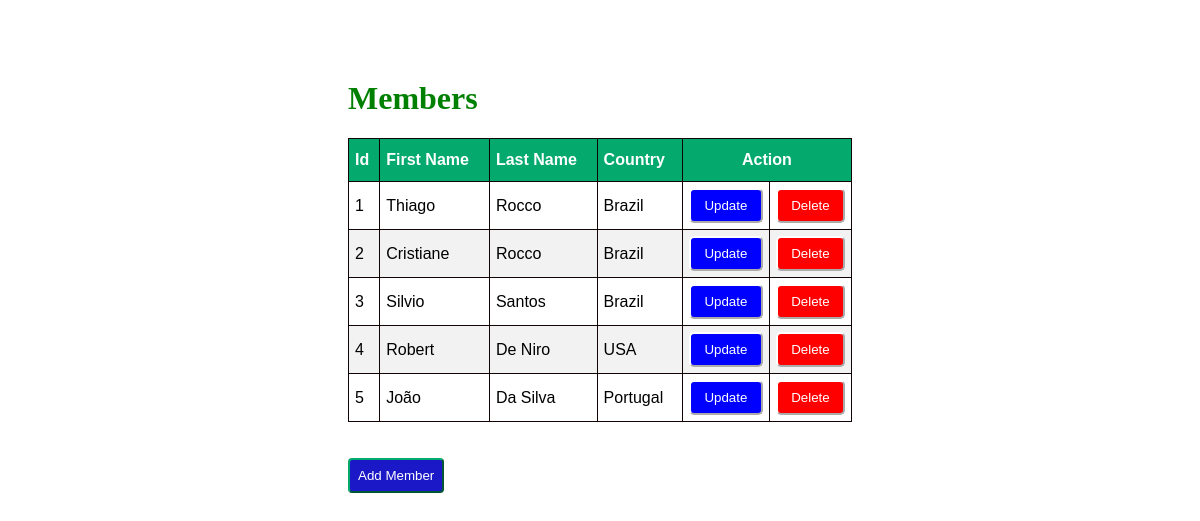
/, run on an earlier commit of the app's database.
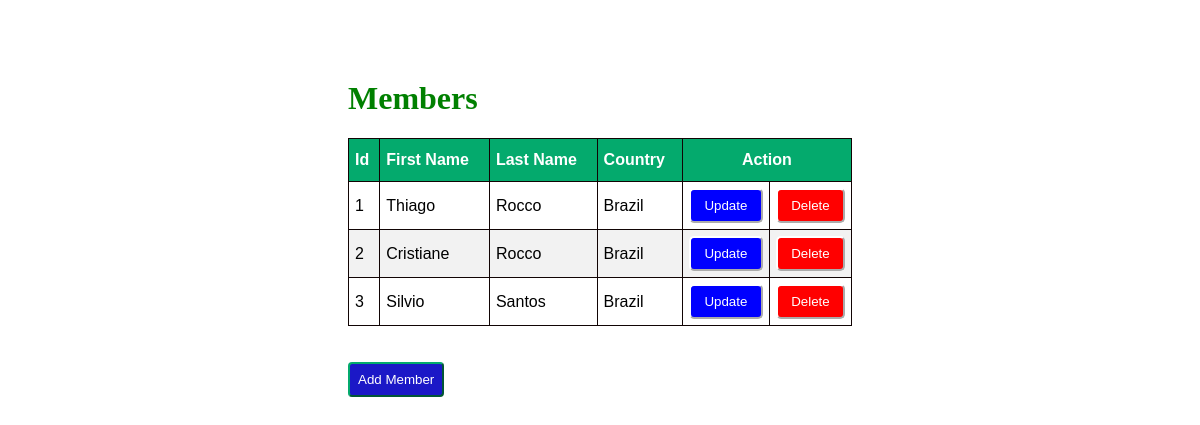
And on a later commit of the database.
### newapp/models.py (models this page shows)
class Member(models.Model):
    firstname = models.CharField(max_length=100)
    lastname = models.CharField(max_length=100)
    country = models.CharField(max_length=100)

### newapp/views.py (the view)
# urls.py: path('', views.index, name='index'),
def index(request):
    mem = Member.objects.all()
    return render(request, 'index.html',{'mem': mem})

### newapp/templates/index.html (shortened to what this page needs)
<!DOCTYPE html>
<html lang="pt-br">
<head>
    {% load static %}
    <link rel="stylesheet" href="{% static 'style.css' %}">
</head>
<body>
    <div class="container">
        <h1>Members</h1>
        <table id="customers" border="1">
            <thead>
                <th>Id</th>
                <th>First Name</th>
                <th>Last Name</th>
                <th>Country</th>
                <th colspan="2" id="mid">Action</th>
            </thead>
            {% for x in mem %}
            <tr>
                <td>{{ x.id }}</td>
                <td>{{ x.firstname }}</td>
                <td>{{ x.lastname }}</td>
                <td>{{ x.country }}</td>
                <td>
                    <a href="update/{{x.id}}"><button id="up">Update</button></a>
                </td>
                <td>
                    <a href="delete/{{x.id}}"><button id="del">Delete</button></a>
                </td>
            </tr>
            {% endfor %}
        </table>
        <br><br>
      <a href="{% url 'add' %}"><button id="new3">Add Member</button></a>
    </div>
</body>
</html>

What changed in the data, as far as the page shows it:
removed Member: id "4", firstname "Robert", lastname "De Niro", country "USA"
removed Member: id "5", firstname "João", lastname "Da Silva", country "Portugal"
